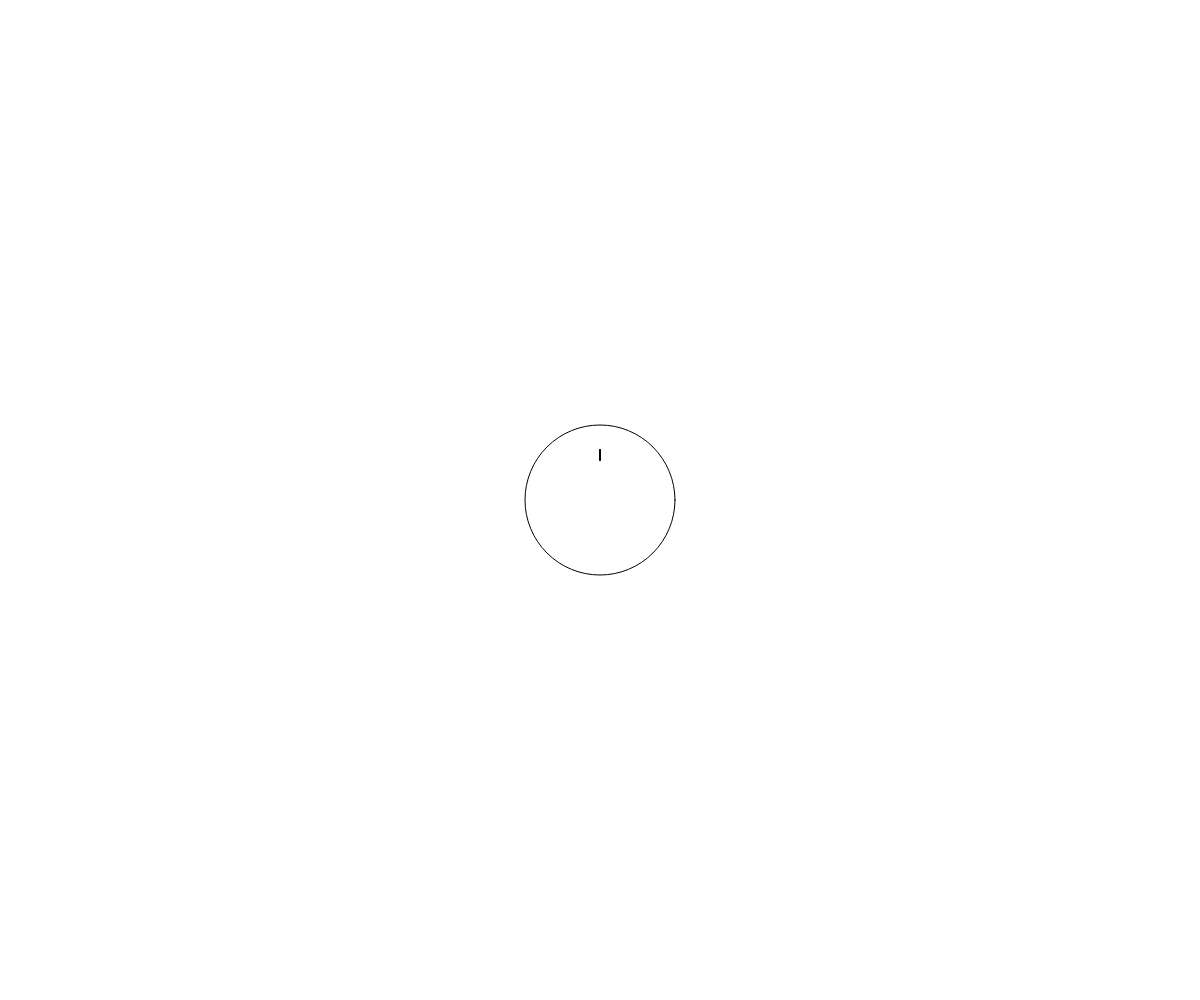
Frame 1 (no input)
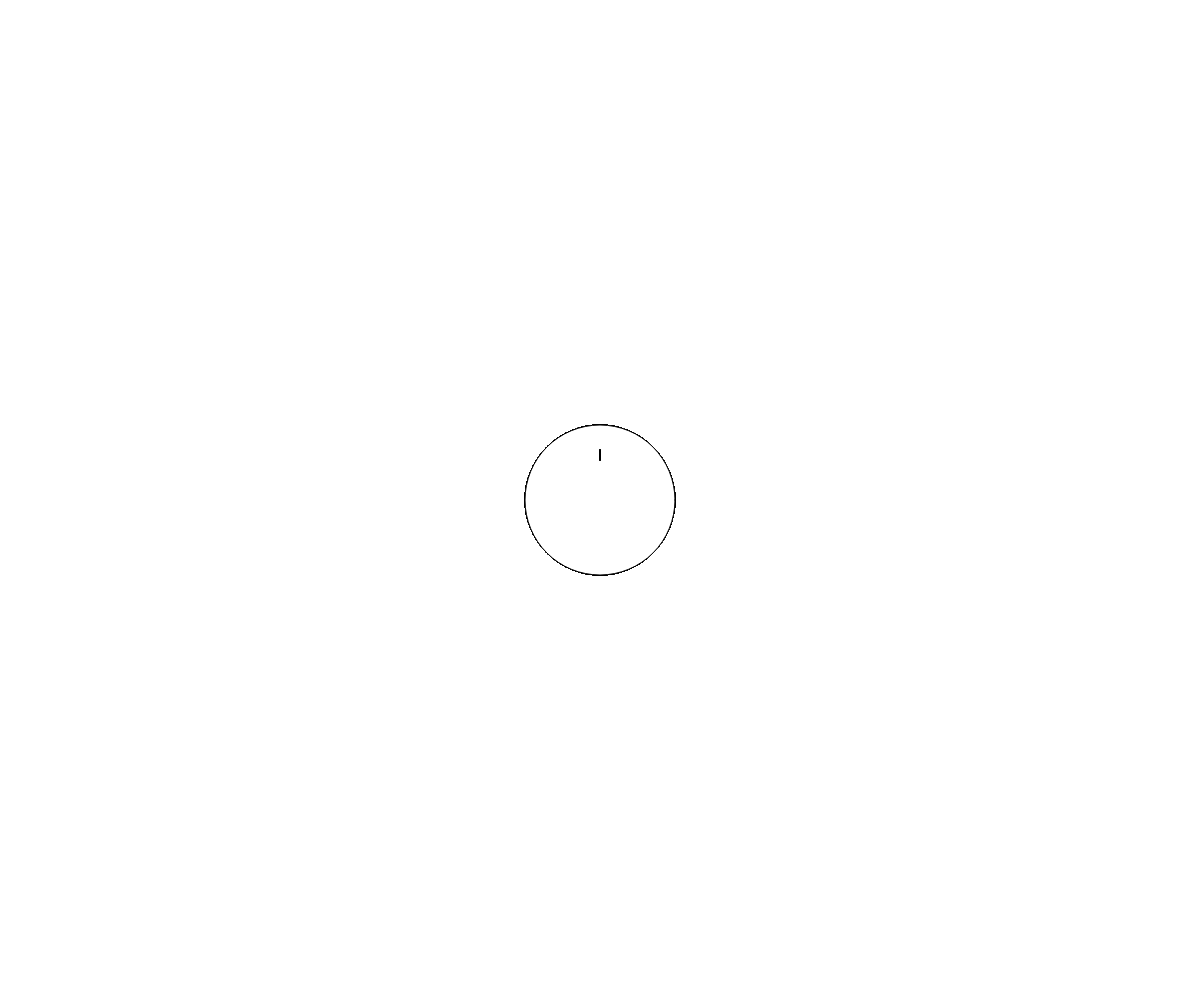
Frame 60 (no input)
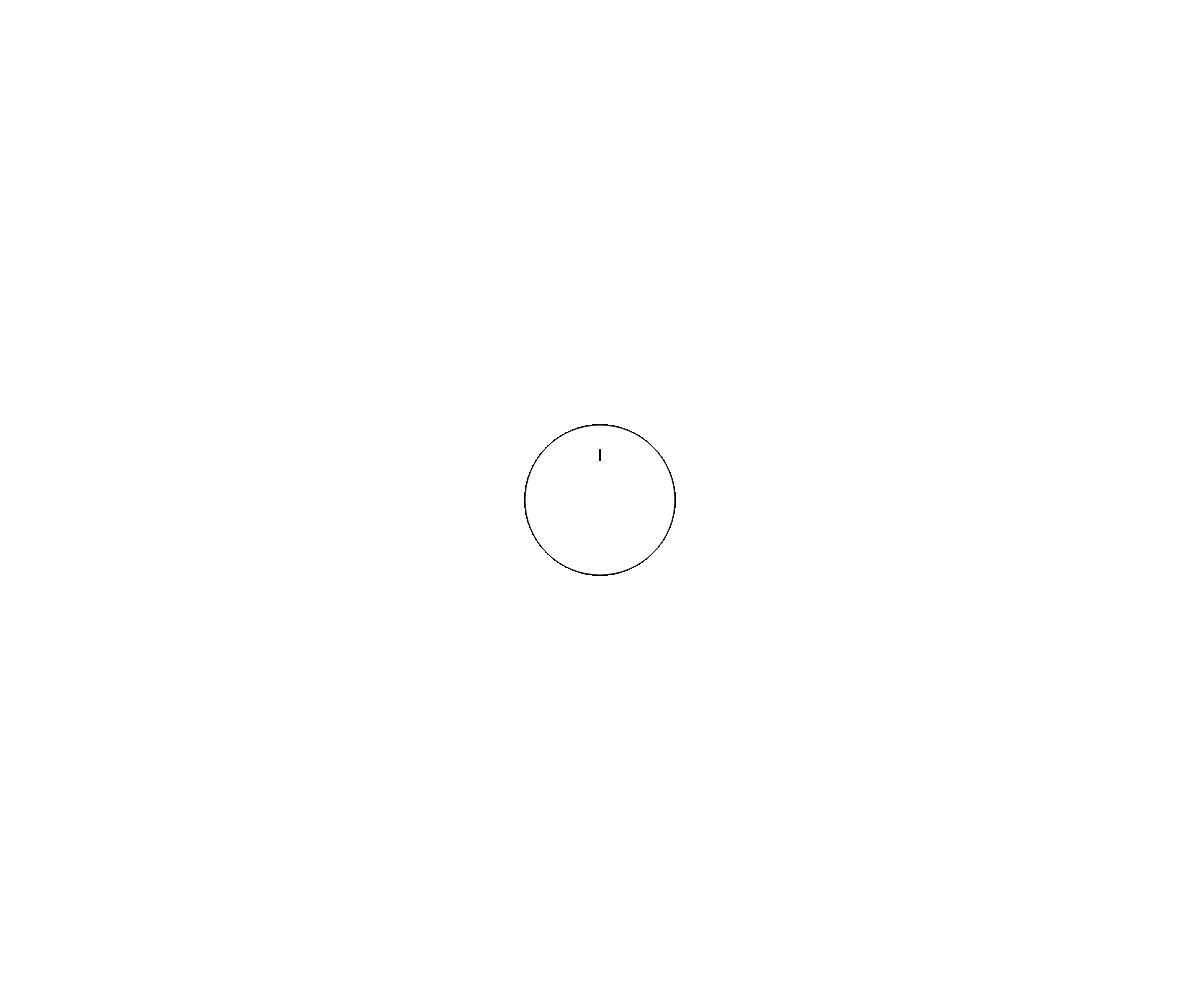
Frame 120 (the mouse pressed at the canvas centre since frame 60)

The p5.js sketch that drew these frames (run headless with seeded random() and noise() and a simulated clock; from frame 60 on, the mouse is pressed at the canvas centre):

// p5.js sketch
// ── sketch.js
// Project Title
// Your Name
// Date
//
// Extra for Experts:
// - describe what you did to take this project "above and beyond"


function setup() {
  createCanvas(windowWidth, windowHeight);
}

function draw() {
  
  clock();
}

function clock(){
  let i = 0;
  let x = width/2;
  let y = height/2;
  circle(width/2,height/2,150);
  while(i !== 12){
    line(x,y-50,x,y-40);
    for(let x = 0;x<=4 ; x++){
      line();
    }
    i++;
  }


}
